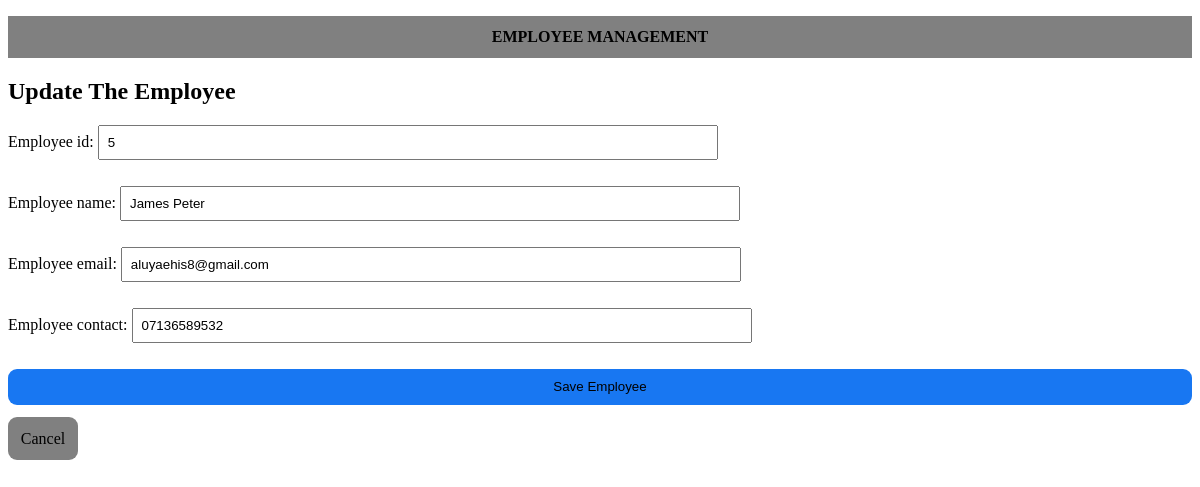
/update/14, run on the app's committed database.
### employee/models.py (models this page shows, shortened)
class Employee(models.Model):
    employee_id = models.CharField(max_length=30)
    employee_name = models.CharField(max_length=100)
    employee_email = models.EmailField()
    employee_contact = models.CharField(max_length=20)

### employee/views.py (the view)
# urls.py: path('update/<int:pk>', update_employee, name='update'),
def update_employee(request, pk):
     employee = Employee.objects.get(id=pk)
     if request.method == 'POST':
          form = EmployeeForm(request.POST, instance=employee)
          if form.is_valid():
                form.save()
                return redirect('list')
     else:
          form = EmployeeForm(instance=employee)
     return render(request, 'update.html', {'form':form})

### employee/forms.py
class EmployeeForm(forms.ModelForm):
    class Meta:
        model = Employee
        fields = '__all__'
    def __init__(self, *args, **kwargs):
        super().__init__(*args, **kwargs)
        for fields_name, field in self.fields.items():
            field.widget.attrs.update({
                'style': 'width: 600px; padding:8px; margin-bottom: 10px;'
            })

### employee/templates/update.html (shortened to what this page needs)
{% extends 'base.html'%}
{% block content %}
<h2> Update The Employee</h2>
<form action="" method="post" class="form-group">
    {{form.as_p}}
    <button type="submit" class="btn-primary">Save Employee</button><br/><br/>
    <a href="{%url 'list'%}" class="btn-secondary">Cancel</a>
</form>
{% endblock %}

### static/CSS/style.css (style rules this page uses)
.btn-primary { border: none; padding: 0.8em; background-color: #1877f2; border-radius: 9px; width: 100%; margin-bottom: 0.5em; }
.btn-secondary { border: none; padding: 0.8em; background-color: grey; border-radius: 9px; text-decoration: none; color: black; margin-top: 0.7em; width: 100%; }

### data on the page
Employee: employee_id "5", employee_name "James Peter", employee_email "aluyaehis8@gmail.com", employee_contact "07136589532"
